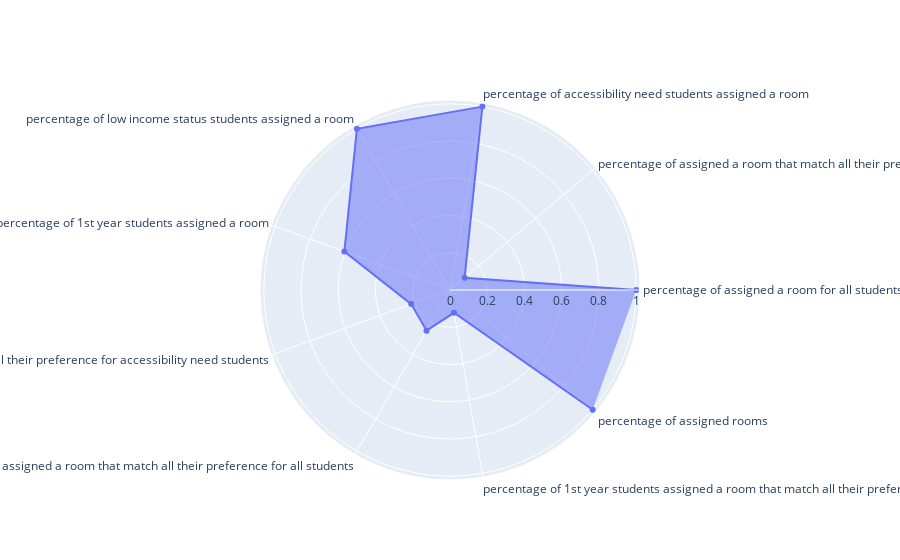

Here is the notebook cell this chart was saved with:
### Code cell
evaluate('data/processed/allocated2B.csv','data/raw/datasetB_with_roommate_pref.csv')

### Figure 1 — Plotly figure (JSON) as saved in the notebook; plotly's stock layout.template omitted (floating-point values rounded to 4 significant figures)
{"data": [{"fill": "toself", "r": [1, 0.1025, 1, 1, 0.6038, 0.2214, 0.2523, 0.1243, 1.0], "theta": ["percentage of assigned a room for all students", "percentage of assigned a room that match all their preference for all students", "percentage of accessibility need students assigned a room", "percentage of low income status students assigned a room", "percentage of 1st year students assigned a room", "percentage of assigned a room that match all their preference for accessibility need students", "percentage of low income status students assigned a room that match all their preference for all students", "percentage of 1st year students assigned a room that match all their preference for all students", "percentage of assigned rooms"], "type": "scatterpolar"}], "layout": {"autosize": true, "polar": {"angularaxis": {"type": "category"}, "radialaxis": {"autorange": true, "range": [0, 1.044], "type": "linear", "visible": true}}, "showlegend": false}}
